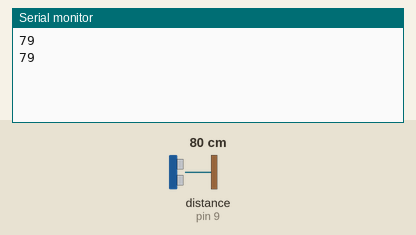
Simulated run of this sketch. Board: Arduino Uno, built with avr-gcc and run on an emulated ATmega328P. On the bench: the last lines printed to the serial monitor. Wiring (inferred from the names in the program): ultrasonic range finder: trigger pin 10; echo pin 9. Inputs (shaded band) come from the test bench; at power-on: distance to the obstacle (sensor on pin 9) 80 cm. The echo pulse lasts 58.3 µs per cm.

Above: at 1.8 s.
1.9 s: distance to the obstacle (sensor on pin 9) set to 2 cm
At 2.7 s:
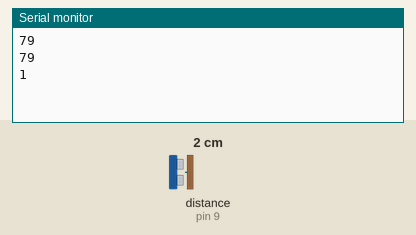
3.4 s: distance to the obstacle (sensor on pin 9) set to 4 cm
At 4.8 s:
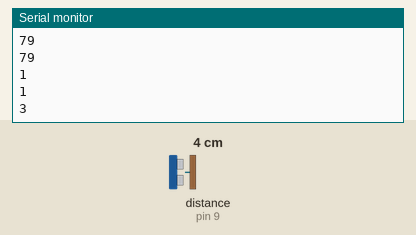
Timing chart, 0 to 6.4 s (numbered marks = the images above; inputs shaded):
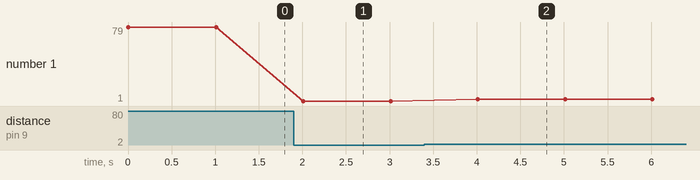

The sketch:

SENSOR_HC-SR04.ino
```cpp
//Franco Di Candia

#define trigger 10
#define echo 9

void setup() {
  Serial.begin(9600);
  pinMode(trigger, OUTPUT);
  pinMode(echo, INPUT);
  }

  void loop (){
    long duration, distance, tiempo;
    digitalWrite(trigger, LOW);
    delayMicroseconds(3);

    digitalWrite(trigger, HIGH);
    delayMicroseconds(11);
    digitalWrite(trigger, LOW);

    duration=pulseIn(echo, HIGH);
    distance=(duration/2)/29.2;
    //tiempo=29.2*distance;
    Serial.print(distance); //distancia en cm
       Serial.println(" ");
    //Serial.println(" , ");
    //Serial.print(tiempo);
    delay(1000);
    }
```

Measured:
- after the input at 1.9 s, the serial monitor: prints a new line after 0.11 s (image 1)
- after the input at 3.4 s, the serial monitor: prints a new line after 0.61 s (image 2)
- plotted number 1: 79 → 1 after the input at 1.9 s, 1 → 3 after the input at 3.4 s
